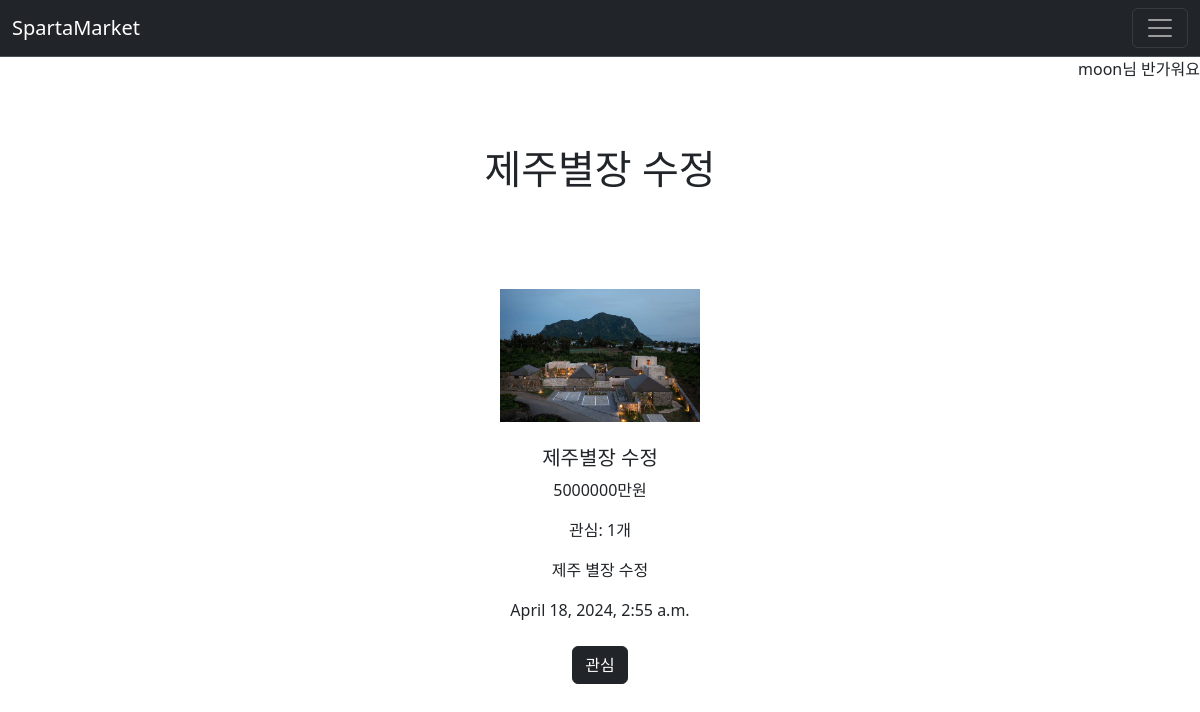
Screenshot of /products/13/ (signed in) with the database file from the repository.
### accounts/models.py (models this page shows)
class User(AbstractUser):
    followings = models.ManyToManyField(
        'self', related_name='followers', symmetrical=False
    )

### products/models.py (models this page shows, shortened)
class Product(models.Model):
    title = models.CharField(max_length=100)
    price = models.IntegerField()
    content = models.TextField()
    created_at = models.DateTimeField(auto_now_add=True)
    updated_at = models.DateTimeField(auto_now=True)
    image = models.ImageField(upload_to='images/', blank=True)
    author = models.ForeignKey('accounts.User', on_delete=models.CASCADE, related_name='products')
    like_users = models.ManyToManyField('accounts.User', related_name='like_product')

### products/views.py (the view)
# urls.py: path('<int:pk>/', views.detail, name = 'detail'),
def detail(request, pk):
    product = get_object_or_404(Product, pk=pk)
    context = {
        'product' : product
    }
    return render(request, 'products/detail.html', context)

### products/templates/products/detail.html (shortened to what this page needs)
{%extends 'base.html'%}
{% block headcontent %}
<h1 class="text-center mb-4">{{product.title}}</h1>
{% endblock headcontent %}
{%block content%}
<div class="container mt-4">
    {% if product.image %}
    <div class="text-center mb-4">
        <img src="{{ product.image.url }}" class="img-fluid" alt="{{ product.title }}">
    </div>
    {% endif %}
    <div class="text-center mb-4">
        <h5>{{ product.title }}</h5>
        <p>{{ product.price }}만원</p>
        <p>관심: {{ product.like_users.count }}개</p>
        <p>{{ product.content }}</p>
        <p>{{ product.created_at }}</p>
    </div>
    <div class="text-center mb-4">
        <form action="{% url 'products:like' product.pk %}" method="POST" class="d-inline">
            {% if request.user in product.like_users.all %}
            <input type="submit" class="btn btn-dark" value="관심 취소">
            {% else %}
            <input type="submit" class="btn btn-dark" value="관심">
            {% endif %}
        </form>
    </div>
</div>
{%endblock%}

### templates/base.html (shortened to what this page needs)
{%load static%}
<!DOCTYPE html>
<html lang="en">
    <head>
        <link rel="stylesheet" href="{% static 'css/style.css' %}">
        <link href="https://cdn.jsdelivr.net/npm/bootstrap@5.3.3/dist/css/bootstrap.min.css" rel="stylesheet"
>
</head>
<body>
    <nav class="navbar bg-dark border-bottom border-body" data-bs-theme="dark">
        <div class="container-fluid">
            <a class="navbar-brand" href="{% url 'index' %}">SpartaMarket</a>
            <button class="navbar-toggler" type="button" data-bs-toggle="collapse"
                data-bs-target="#navbarSupportedContent" aria-controls="navbarSupportedContent" aria-expanded="false"
                aria-label="Toggle navigation">
                <span class="navbar-toggler-icon"></span>
            </button>
        </div>
    </nav>
    {% if request.user.is_authenticated %}
    <nav style='display: flex; justify-content: flex-end;'>
        <p>{{request.user}}님 반가워요</p>
    </nav>
    {% else %}
    <nav>
        <br>
    </nav>
    {% endif %}
    <div class="d-flex justify-content-center mt-5">
        {% block headcontent %}
        {% endblock headcontent %}
    </div>
    <div class="d-flex justify-content-center mt-5">
        {% block content %}
        {% endblock content %}
    </div>
</body>
</html>

### static/css/style.css (style rules this page uses)
img { width: 200px; }

### rows the page displays
User: user "moon"
Product: title "제주별장 수정", image (picture), price "5000000", like_users.count "1", content "제주 별장 수정", created_at "April 18, 2024, 2:55 a.m."
